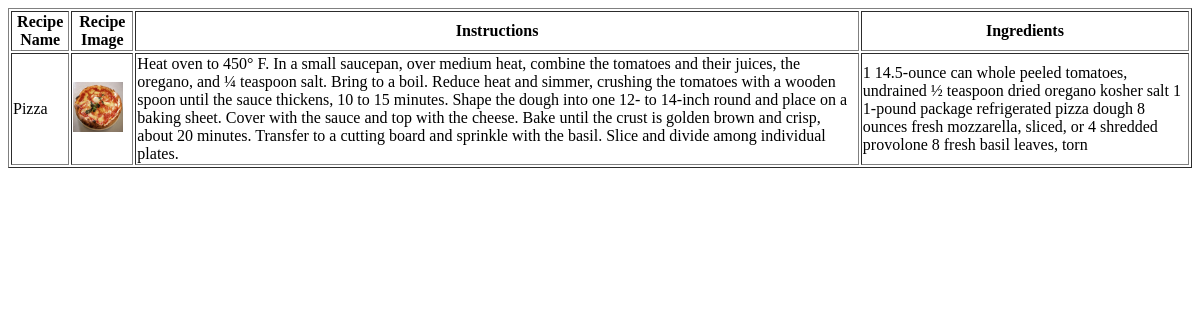
Before: /recipe_admin/view/ with the older database file.
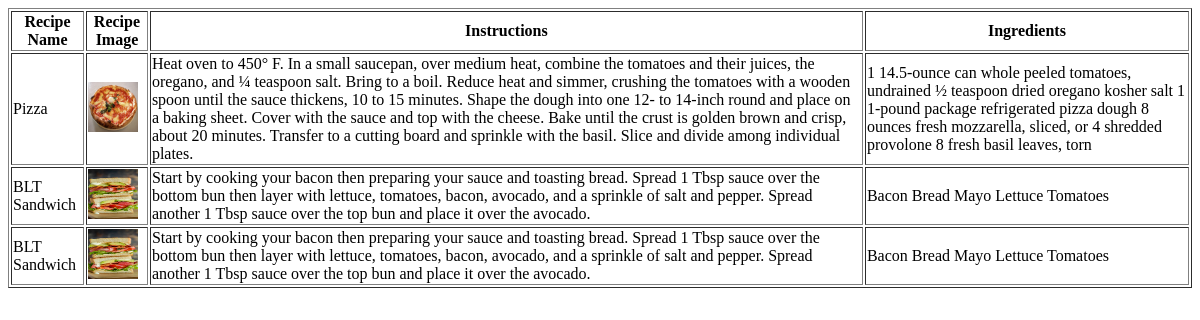
After: the same page with the newer database file.
### Recipe_adminapp/models.py (models this page shows, shortened)
class Recipedb(models.Model):
    recipe_name = models.CharField(max_length=30)
    recipe_image = models.ImageField(upload_to='SampleImage', default='null.jpg')
    instruction = models.TextField()
    ingredients = models.TextField()

### Recipe_adminapp/views.py (the view)
# urls.py: path('view/', views.view, name='view'),
def view(request):
    data = Recipedb.objects.all()
    return render(request, 'view_recipe.html', {'data': data})

### Recipe_adminapp/templates/view_recipe.html (shortened to what this page needs)
<!DOCTYPE html>
<html lang="en">
    <head>
    </head>
    <body>
        <table border="1">
            <tr>
                <th>Recipe Name</th>
                <th>Recipe Image</th>
                <th>Instructions</th>
                <th>Ingredients</th>
            </tr>
            {% for i in data %}
            <tr>
                <td>{{ i.recipe_name }}</td>
                <td><img src="{{ i.recipe_image.url }}" style="width: 50px;
                        height: 50px;" alt=""></td>
                <td>{{ i.instruction }}</td>
                <td>{{ i.ingredients }}</td>
            </tr>
            {% endfor %}
        </table>
    </body>
</html>

Changed rows visible on the page:
added Recipedb: recipe_name "BLT Sandwich", recipe_image (picture), instruction "Start by cooking your bacon then preparing your sauce and toasting bread. Spread 1 Tbsp sauce over the bottom bun then layer with lettuce, tomatoes, bacon, avocado, and a sprinkle of salt and pepper. Spread another 1 Tbsp sauce over the top bun and place it over the avocado.", ingredients "Bacon Bread Mayo Lettuce Tomatoes"
added Recipedb: recipe_name "BLT Sandwich", recipe_image (picture), instruction "Start by cooking your bacon then preparing your sauce and toasting bread. Spread 1 Tbsp sauce over the bottom bun then layer with lettuce, tomatoes, bacon, avocado, and a sprinkle of salt and pepper. Spread another 1 Tbsp sauce over the top bun and place it over the avocado.", ingredients "Bacon Bread Mayo Lettuce Tomatoes"
